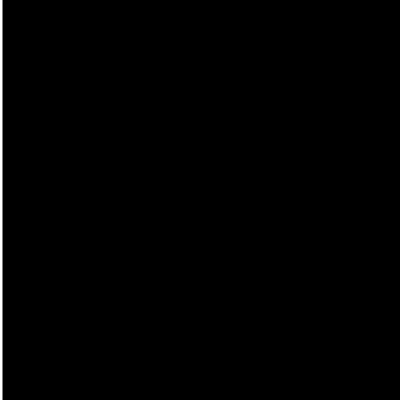
Frame 1 (no input)
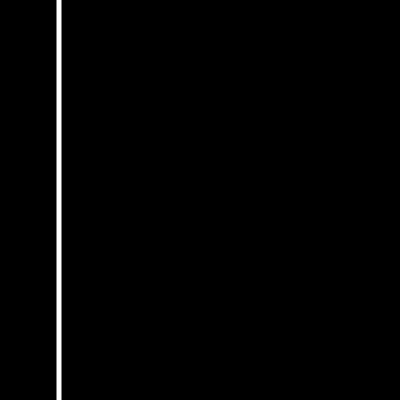
Frame 60 (no input)
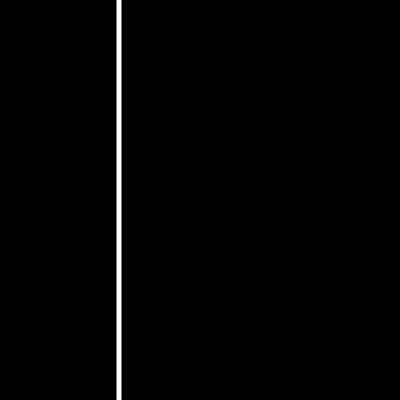
Frame 120 (the mouse pressed at the canvas centre since frame 60)

The p5.js sketch that drew these frames (run headless with seeded random() and noise() and a simulated clock; from frame 60 on, the mouse is pressed at the canvas centre):

// p5.js sketch
// ── sketch.js
let x = 0;

function setup() {
  createCanvas(400, 400);
  stroke(255);
  strokeWeight(5);
}

function draw() {
  background(0);
  
  line(x, 0, x, height);
  
  // move to the right for next time.
  x = x + 1;
  // wrap around to left side.
  if (x > width) {
    x = 0;
  }
}
